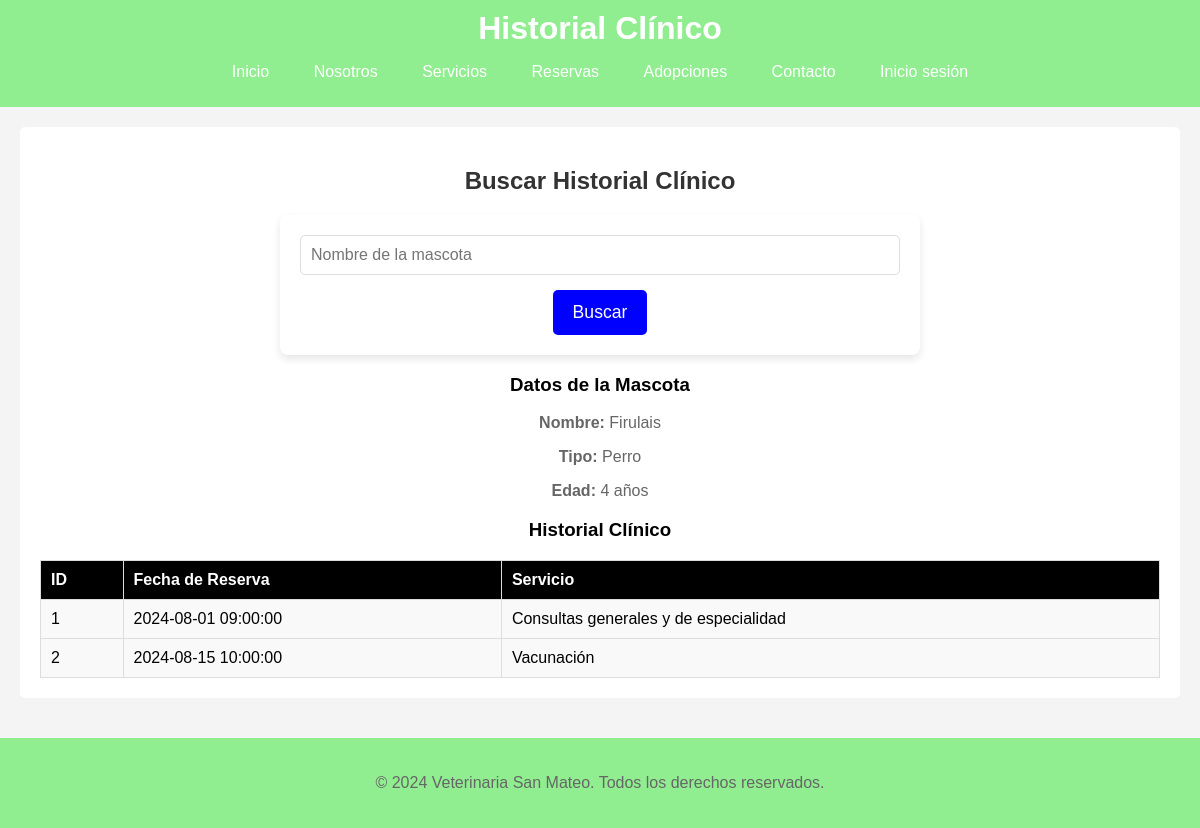
/historial.php?nombre_mascota=Firulais, run on the app's committed database.
### tables this page shows
CREATE TABLE IF NOT EXISTS `mascotas` (
  `id` INT AUTO_INCREMENT PRIMARY KEY,
  `nombre` VARCHAR(50) NOT NULL,
  `tipo` VARCHAR(30) NOT NULL,
  `edad` INT,
  `usuario_id` INT NOT NULL,
  FOREIGN KEY (`usuario_id`) REFERENCES `usuario`(`id`)
);

CREATE TABLE IF NOT EXISTS historial_clinico (
    id INT AUTO_INCREMENT PRIMARY KEY,
    reserva_id INT NOT NULL,
    mascota_id INT NOT NULL,
    fecha_reserva DATETIME NOT NULL,
    servicio_id INT NOT NULL,
    FOREIGN KEY (reserva_id) REFERENCES reservas(id),
    FOREIGN KEY (mascota_id) REFERENCES mascotas(id),
    FOREIGN KEY (servicio_id) REFERENCES servicios(id)
);

CREATE TABLE IF NOT EXISTS `servicios` (
  `id` INT AUTO_INCREMENT PRIMARY KEY,
  `nombre` VARCHAR(100) NOT NULL,
  `precio` DECIMAL(10, 2) NOT NULL
);

### functions.php (called while the page is built, shortened)
<?php
include("db.php");
function getMenu(){
    $menu = array(
        array("url" => "index.php", "name" => "Inicio")
    );
    if (!isset($_SESSION["usuario"]) || $_SESSION["usuario"] == "") {
        $menu[] = array("url" => "nosotros.php", "name" => "Nosotros");
        $menu[] = array("url" => "servicios.php", "name" => "Servicios");
    }
    $menu[] = array("url" => "reservas.php", "name" => "Reservas");
    $menu[] = array("url" => "adopciones.php", "name" => "Adopciones");
    if (isset($_SESSION["usuario"]) && $_SESSION["usuario"] != "") {
        $menu[] = array("url" => "ver_reservas.php", "name" => "Ver Reservas");
        $menu[] = array("url" => "ver_adopciones.php", "name" => "Ver Adopciones");
        $menu[] = array("url" => "historial.php", "name" => "Historial Medico");
        $menu[] = array("url" => "recomendaciones.php", "name" => "Recomendaciones");
        $menu[] = array("url" => "salir.php", "name" => "Salir");
    } else {
        $menu[] = array("url" => "contacto.php", "name" => "Contacto");
        $menu[] = array("url" => "ingresar.php", "name" => "Inicio sesión");
    }
    return $menu;
}
function getMascotaByName($nombre_mascota) {
    global $conn;
    $query = "SELECT * FROM mascotas WHERE nombre = ?";
    $stmt = $conn->prepare($query);
    $stmt->bind_param("s", $nombre_mascota);
    $stmt->execute();
    $result = $stmt->get_result();
    $mascota = $result->fetch_assoc();
    return $mascota;
}
function getHistorialClinicoByMascotaId($mascota_id) {
    global $conn;
    $query = "SELECT hc.id, hc.fecha_reserva, s.nombre AS nombre_servicio
              FROM historial_clinico hc
              JOIN servicios s ON hc.servicio_id = s.id
              WHERE hc.mascota_id = ?";
    $stmt = $conn->prepare($query);
    $stmt->bind_param("i", $mascota_id);
    $stmt->execute();
    $result = $stmt->get_result();
    $historialClinico = $result->fetch_all(MYSQLI_ASSOC);
    return $historialClinico;
}

### historial.php (the view, shortened to what this page needs)
<?php
include 'functions.php';
$menu = getMenu();
$historialClinico = [];
$mascota = null;
if (isset($_GET['nombre_mascota'])) {
    $nombreMascota = $_GET['nombre_mascota'];
    $mascota = getMascotaByName($nombreMascota);
    if ($mascota) {
        $historialClinico = getHistorialClinicoByMascotaId($mascota['id']);
    }
}
?>
<!DOCTYPE html>
<html lang="es">
<head>
    <link rel="stylesheet" href="./css/style.css">
</head>
<body>
    <header>
        <h1>Historial Clínico</h1>
        <nav>
            <ul>
                <?php foreach ($menu as $item) { ?>
                    <li><a href="<?php echo $item["url"]; ?>"><?php echo $item["name"]; ?></a></li>
                <?php } ?>
            </ul>
        </nav>
    </header>
    <main>
        <section>
            <h2>Buscar Historial Clínico</h2>
            <form method="get" action="historial.php">
                <input type="text" name="nombre_mascota" placeholder="Nombre de la mascota" required>
                <button type="submit">Buscar</button>
            </form>
            <?php if ($mascota): ?>
                <h3>Datos de la Mascota</h3>
                <p><strong>Nombre:</strong> <?php echo $mascota['nombre']; ?></p>
                <p><strong>Tipo:</strong> <?php echo $mascota['tipo']; ?></p>
                <p><strong>Edad:</strong> <?php echo $mascota['edad']; ?> años</p>
                <h3>Historial Clínico</h3>
                <table border="1" cellpadding="10" cellspacing="0">
                    <thead>
                        <tr>
                            <th>ID</th>
                            <th>Fecha de Reserva</th>
                            <th>Servicio</th>
                        </tr>
                    </thead>
                    <tbody>
                        <?php if (count($historialClinico) > 0): ?>
                            <?php foreach ($historialClinico as $historial): ?>
                                <tr>
                                    <td><?php echo $historial['id']; ?></td>
                                    <td><?php echo $historial['fecha_reserva']; ?></td>
                                    <td><?php echo $historial['nombre_servicio']; ?></td>
                                </tr>
                            <?php endforeach; ?>
                        <?php else: ?>
                            <tr>
                                <td colspan="3">No hay historial clínico para esta mascota.</td>
                            </tr>
                        <?php endif; ?>
                    </tbody>
                </table>
            <?php elseif (isset($_GET['nombre_mascota'])): ?>
                <p>No se encontró ninguna mascota con ese nombre.</p>
            <?php endif; ?>
        </section>
    </main>
    <footer>
        <p>&copy; 2024 Veterinaria San Mateo. Todos los derechos reservados.</p>
    </footer>
</body>
</html>

### CSS/style.css (style rules this page uses)
body { font-family: Arial, sans-serif; margin: 0; padding: 0; background-color: #f4f4f4; }
header { background-color: lightgreen; color: #fff; padding: 10px 0; text-align: center; }
header h1 { margin: 0; }
nav ul { list-style: none; padding: 0; }
nav ul li { display: inline; margin: 0 10px; }
nav ul li a { color: #fff; text-decoration: none; padding: 5px 10px; border-radius: 3px; }
main { padding: 20px; }
section { margin-bottom: 20px; background-color: #fff; padding: 20px; border-radius: 5px; text-align: center; }
h2 { color: #333; }
p { color: #666; }
form { max-width: 600px; margin: 0 auto; padding: 20px; background-color: #fff; border-radius: 8px; box-shadow: 0 4px 8px rgba(0, 0, 0, 0.1); }
form input[type="text"], form input[type="email"], form input[type="tel"], form input[type="password"], form input[type="datetime-local"], form select, form textarea { width: 100%; padding: 10px; margin-bottom: 15px; border: 1px solid #ddd; border-radius: 5px; font-size: 1em; box-sizing: border-box; }
form button[type="submit"] { padding: 12px 20px; background-color: blue; color: #fff; border: none; border-radius: 5px; font-size: 1.1em; cursor: pointer; transition: background-color 0.3s ease, transform 0.2s ease; }
footer { background-color: lightgreen; color: black; padding: 20px 0; text-align: center; }
table { width: 100%; border-collapse: collapse; }
th, td { padding: 10px; text-align: left; border: 1px solid #ddd; }
th { background-color: lightgreen; color: white; }
td { background-color: #f9f9f9; }
th, td { padding: 10px; border: 1px solid #ddd; text-align: left; }
th { background-color: black; }

### data on the page
mascotas: nombre "Firulais", tipo "Perro", edad "4"
historial_clinico: id "1", fecha_reserva "2024-08-01 09:00:00", servicio.nombre "Consultas generales y de especialidad"
historial_clinico: id "2", fecha_reserva "2024-08-15 10:00:00", servicio.nombre "Vacunación"

### other printed values
$item["name"] "Inicio"
$item["name"] "Nosotros"
$item["name"] "Servicios"
$item["name"] "Reservas"
$item["name"] "Adopciones"
$item["name"] "Contacto"
$item["name"] "Inicio sesión"
